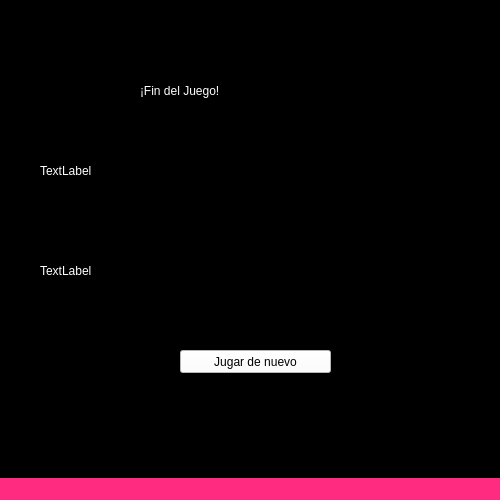
<?xml version="1.0" encoding="UTF-8"?>
<ui version="4.0">
 <class>MainWindow</class>
 <widget class="QMainWindow" name="MainWindow">
  <property name="geometry">
   <rect>
    <x>0</x>
    <y>0</y>
    <width>500</width>
    <height>500</height>
   </rect>
  </property>
  <property name="minimumSize">
   <size>
    <width>500</width>
    <height>500</height>
   </size>
  </property>
  <property name="maximumSize">
   <size>
    <width>500</width>
    <height>500</height>
   </size>
  </property>
  <property name="windowTitle">
   <string>MainWindow</string>
  </property>
  <property name="styleSheet">
   <string notr="true">background-color: rgb(255, 43, 128);</string>
  </property>
  <widget class="QWidget" name="centralwidget">
   <property name="styleSheet">
    <string notr="true">background-color: rgb(0, 0, 0);</string>
   </property>
   <widget class="QLabel" name="label">
    <property name="geometry">
     <rect>
      <x>140</x>
      <y>50</y>
      <width>181</width>
      <height>81</height>
     </rect>
    </property>
    <property name="styleSheet">
     <string notr="true">color: rgb(255, 255, 255);
font: 75 16pt &quot;Segoe Print&quot;;</string>
    </property>
    <property name="text">
     <string>¡Fin del Juego!</string>
    </property>
   </widget>
   <widget class="QLabel" name="label_ganador">
    <property name="geometry">
     <rect>
      <x>40</x>
      <y>150</y>
      <width>221</width>
      <height>41</height>
     </rect>
    </property>
    <property name="styleSheet">
     <string notr="true">color: rgb(255, 255, 255);
font: 75 12pt &quot;Segoe Print&quot;;</string>
    </property>
    <property name="text">
     <string>TextLabel</string>
    </property>
   </widget>
   <widget class="QLabel" name="label_perdedor">
    <property name="geometry">
     <rect>
      <x>40</x>
      <y>240</y>
      <width>231</width>
      <height>61</height>
     </rect>
    </property>
    <property name="styleSheet">
     <string notr="true">color: rgb(255, 255, 255);
font: 75 12pt &quot;Segoe Print&quot;;</string>
    </property>
    <property name="text">
     <string>TextLabel</string>
    </property>
   </widget>
   <widget class="QLabel" name="label_4">
    <property name="geometry">
     <rect>
      <x>320</x>
      <y>110</y>
      <width>121</width>
      <height>91</height>
     </rect>
    </property>
    <property name="text">
     <string/>
    </property>
    <property name="pixmap">
     <pixmap>Sprites/Decoraciones/wones.png</pixmap>
    </property>
    <property name="scaledContents">
     <bool>true</bool>
    </property>
   </widget>
   <widget class="QLabel" name="label_5">
    <property name="geometry">
     <rect>
      <x>330</x>
      <y>210</y>
      <width>111</width>
      <height>91</height>
     </rect>
    </property>
    <property name="text">
     <string/>
    </property>
    <property name="pixmap">
     <pixmap>Sprites/Decoraciones/calavera_negra.png</pixmap>
    </property>
    <property name="scaledContents">
     <bool>true</bool>
    </property>
   </widget>
   <widget class="QPushButton" name="de_nuevo_button">
    <property name="geometry">
     <rect>
      <x>180</x>
      <y>350</y>
      <width>151</width>
      <height>23</height>
     </rect>
    </property>
    <property name="styleSheet">
     <string notr="true">background-color: rgb(255, 255, 255);</string>
    </property>
    <property name="text">
     <string>Jugar de nuevo</string>
    </property>
   </widget>
   <widget class="QLabel" name="label_6">
    <property name="geometry">
     <rect>
      <x>210</x>
      <y>390</y>
      <width>91</width>
      <height>51</height>
     </rect>
    </property>
    <property name="text">
     <string/>
    </property>
    <property name="pixmap">
     <pixmap>Sprites/Decoraciones/tarjeta.png</pixmap>
    </property>
    <property name="scaledContents">
     <bool>true</bool>
    </property>
   </widget>
  </widget>
  <widget class="QMenuBar" name="menubar">
   <property name="geometry">
    <rect>
     <x>0</x>
     <y>0</y>
     <width>500</width>
     <height>21</height>
    </rect>
   </property>
  </widget>
  <widget class="QStatusBar" name="statusbar"/>
 </widget>
 <resources/>
 <connections/>
</ui>
